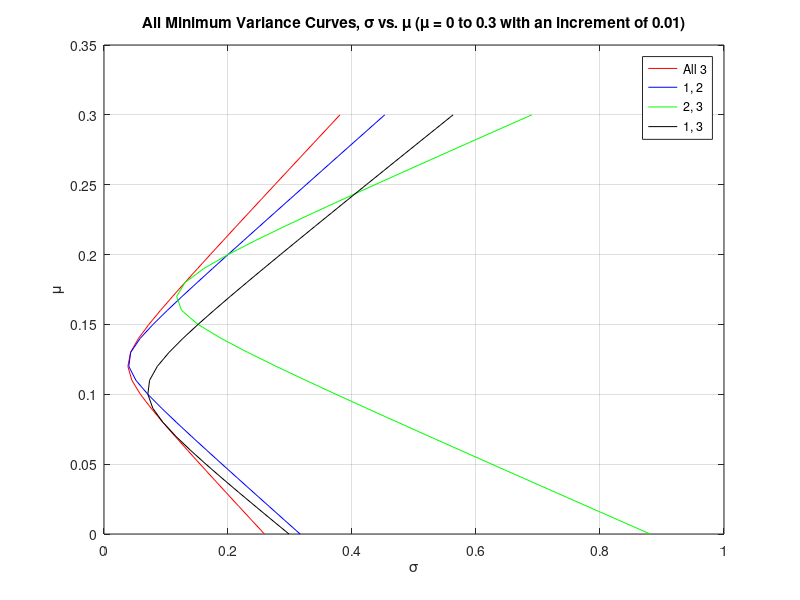
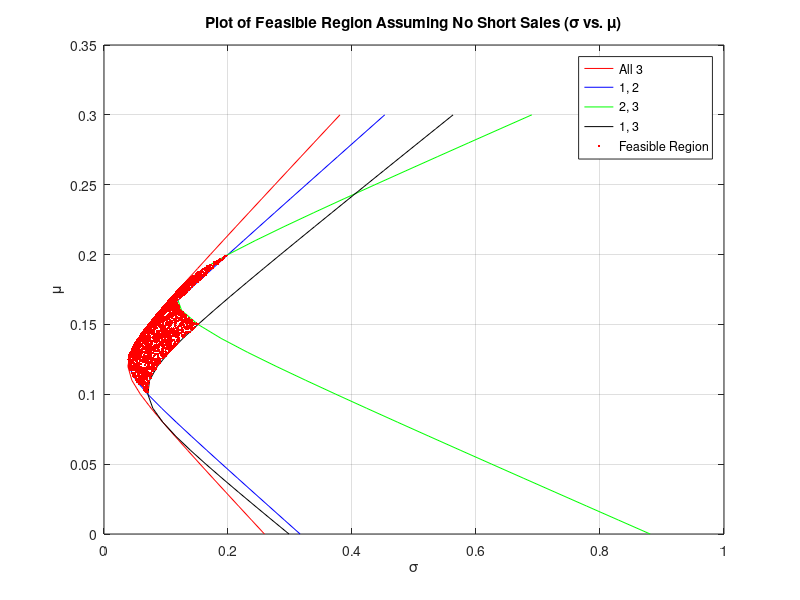
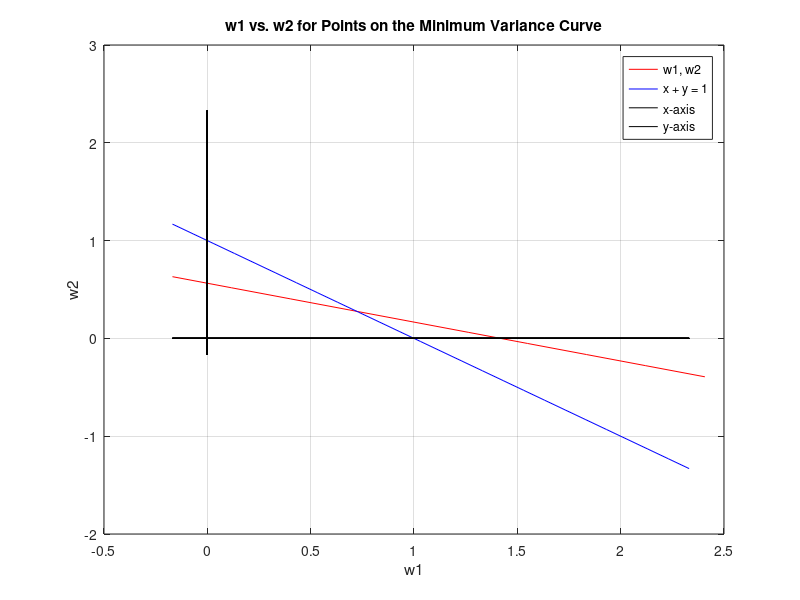

Here is the MATLAB script that generated these plots, in order: (Note: this script raises an error after producing the figures.)
function [] = Lab5_Q1()
    clc;
    figure_name = 'Lab5_Q1-Figure';
    figure_i = 1;
    % Parameters for calculating the efficient frontier.
    M = [0.1 0.2 0.15];
    C = [0.005 -0.010 0.004; -0.010 0.040 -0.002; 0.004 -0.002 0.023];
    
    [mean_vec, var_vec] = MarkowitzEfficientFrontier(M, C);
    [mean_vec1, var_vec1] = MarkowitzEfficientFrontier(M(1:2), C(1:2, 1:2));
    [mean_vec2, var_vec2] = MarkowitzEfficientFrontier(M(2:3), C(2:3, 2:3));
    [mean_vec3, var_vec3] = MarkowitzEfficientFrontier(M(1:2:3), C(1:2:3, 1:2:3));
    w1 = rand(1, 5000);
    w2 = rand(1, 5000);
    w3 = 1 - (w1 + w2);
    j = 1;
    for i = 1:length(w1)
        if (w1(i) >= 0) && (w2(i) >= 0) && (w3(i) >= 0)
            wts_tmp = [w1(i) w2(i) w3(i)];
            mean_vec4(j) = M * wts_tmp';
            var_vec4(j) = wts_tmp * C * wts_tmp';
            j = j+1;
        end
    end

    fig_name = ['All Minimum Variance Curves, \sigma vs. \mu (\mu = ', num2str(mean_vec(1)), ' to ', num2str(mean_vec(length(mean_vec))), ' with an increment of ', num2str(mean_vec(2) - mean_vec(1)), ')'];
    p = figure('Position', [0, 0, 640, 480], 'Name', fig_name);
    plot(sqrt(var_vec), mean_vec, 'r', sqrt(var_vec1), mean_vec1, 'b', sqrt(var_vec2), mean_vec2, 'g', sqrt(var_vec3), mean_vec3, 'k');
    grid on
    xlabel('\sigma');
    ylabel('\mu');
    title(fig_name);
    legend('All 3', '1, 2', '2, 3', '1, 3');
    saveas(p, [figure_name, num2str(figure_i)], 'png');
    figure_i = figure_i + 1;

    fig_name = 'Plot of Feasible Region Assuming No Short Sales (\sigma vs. \mu)';
    p = figure('Position', [0, 0, 640, 480], 'Name', fig_name);
    plot(sqrt(var_vec), mean_vec, 'r', sqrt(var_vec1), mean_vec1, 'b', sqrt(var_vec2), mean_vec2, 'g', sqrt(var_vec3), mean_vec3, 'k', sqrt(var_vec4), mean_vec4, 'r.');
    grid on
    xlabel('\sigma');
    ylabel('\mu');
    title(fig_name);
    legend('All 3', '1, 2', '2, 3', '1, 3', 'Feasible Region');
    saveas(p, [figure_name, num2str(figure_i)], 'png');
    figure_i = figure_i + 1;
    u = ones(1, length(M));
    a = (u / C) * u';
    b = (u / C) * M';
    c = (M / C) * M';
    del = (a * c) - (b * b);
    j = 1;
    for i = 2:2:20
        l1 = (c - (b * mean_vec(i))) / del;
        l2 = ((a * mean_vec(i)) - b) / del;
        weights = ((l1 * u) + (l2 * M)) / C;
        w1_p(j) = weights(1);
        w2_p(j) = weights(2);
        j = j + 1;
    end

    fig_name = 'w1 vs. w2 for Points on the Minimum Variance Curve';
    p = figure('Position', [0, 0, 640, 480], 'Name', fig_name);
    tmp_x = min(w1_p):0.1:max(w1_p);
    plot(w1_p, w2_p, 'r', tmp_x, 1 - tmp_x, 'b', tmp_x, zeros(length(tmp_x)), 'k', zeros(length(tmp_x)), tmp_x, 'k');
    grid on
    xlabel('w1');
    ylabel('w2');
    title(fig_name);
    legend('w1, w2', 'x + y = 1', 'x-axis', 'y-axis');
    saveas(p, [figure_name, num2str(figure_i)], 'png');

    wts_eqn = WeightsByPortfolioMean(M, C);
    fprintf('Weights as a Function of Portfolio Mean:- \n\n');
    disp(wts_eqn);
end

function [weights_eqn] = WeightsByPortfolioMean(M, C)
    syms x;
    u = ones(1, length(M));
    v1 = u / C * M';
    v2 = M / C * M';
    v3 = u / C * u';
    v4 = M / C * u';
    weights_eqn = ((det([1 v1; x v2]) * (u / C)) + (det([v3 1; v4 x]) * (M / C))) / det([v3 v1; v4 v2]);
end

function [port_mean_vec, port_var_vec] = MarkowitzEfficientFrontier(mean_vec, cov_mat)
    n = length(mean_vec);
    u = ones(1, n);
    a = (u / cov_mat) * u';
    b = (u / cov_mat) * mean_vec';
    c = (mean_vec / cov_mat) * mean_vec';
    del = (a * c) - (b * b);
    port_mean_vec = 0:0.01:0.3;
    port_var_vec = (a * (port_mean_vec .^ 2)) - (2 * b * port_mean_vec) + c;
    port_var_vec = port_var_vec / del;
end
